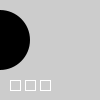
Frame 1 (no input)
Frame 60 (the mouse pressed at the canvas centre just before this capture): identical to frame 1, image omitted
Frame 120 (the mouse held since frame 60 and released just before this capture): identical to frame 1, image omitted

The Processing sketch that drew this single still picture (run headless with seeded random() and noise(); from frame 60 on, the mouse is pressed at the canvas centre):

// Processing sketch: processing
// ── processing.pde
Button button1,button2,button3;
int mode=1;
void setup(){
  size(100,100);
  smooth();
  color gray=color(204);
  color white=color(255);
  color black=color(0);
  button1=new Button(10,80,10,gray,white,black);
  button2=new Button(25,80,10,gray,white,black);
  button3=new Button(40,80,10,gray,white,black);
  
}
void draw(){
  background(204);
  manageButtons();
  noStroke();
  fill(0);
  if(mode==1){
    ellipse(0,40,60,60);
  }else if(mode==2){
    ellipse(50,40,60,60);
  }else if(mode==3){
    ellipse(100,40,60,60);
  }
}

void manageButtons(){
  button1.update();
  button2.update();
  button3.update();
  button1.display();
  button2.display();
  button3.display();
}

void mousePressed(){
  if(button1.press()==true){
    mode=1;
  }
  if(button2.press()==true){
    mode=2;
  }
  if(button3.press()==true){
    mode=3;
  }
}

void mouseReleased(){
  button1.release();
  button2.release();
  button3.release();
}

class Button{
  int x,y;
  int size;
  color baseGray;
  color overGray;
  color pressGray;
  boolean over=false;
  boolean pressed=false;

  Button(int xp,int yp,int s,color b,color o,color p){
    x=xp;
    y=yp;
    size=s;
    baseGray=b;
    overGray=o;
    pressGray=p;
  }

  void update(){
    if((mouseX >= x)&&(mouseX <= x+size)&&(mouseY>=y)&&(mouseY<y+size)){
      over=true;
    }else{
      over=false;
    }
  }

  boolean press(){
    if(over==true){
      pressed=true;
      return true;
    }else{
      return false;
    }
  }

  void release(){
    pressed=false;
  }

  void display(){
    if(pressed == true){
      fill(pressGray);
    }else if(over==true){
      fill(overGray);
    }else{
      fill(baseGray);
    }
    stroke(255);
    rect(x,y,size,size);
  }
}
